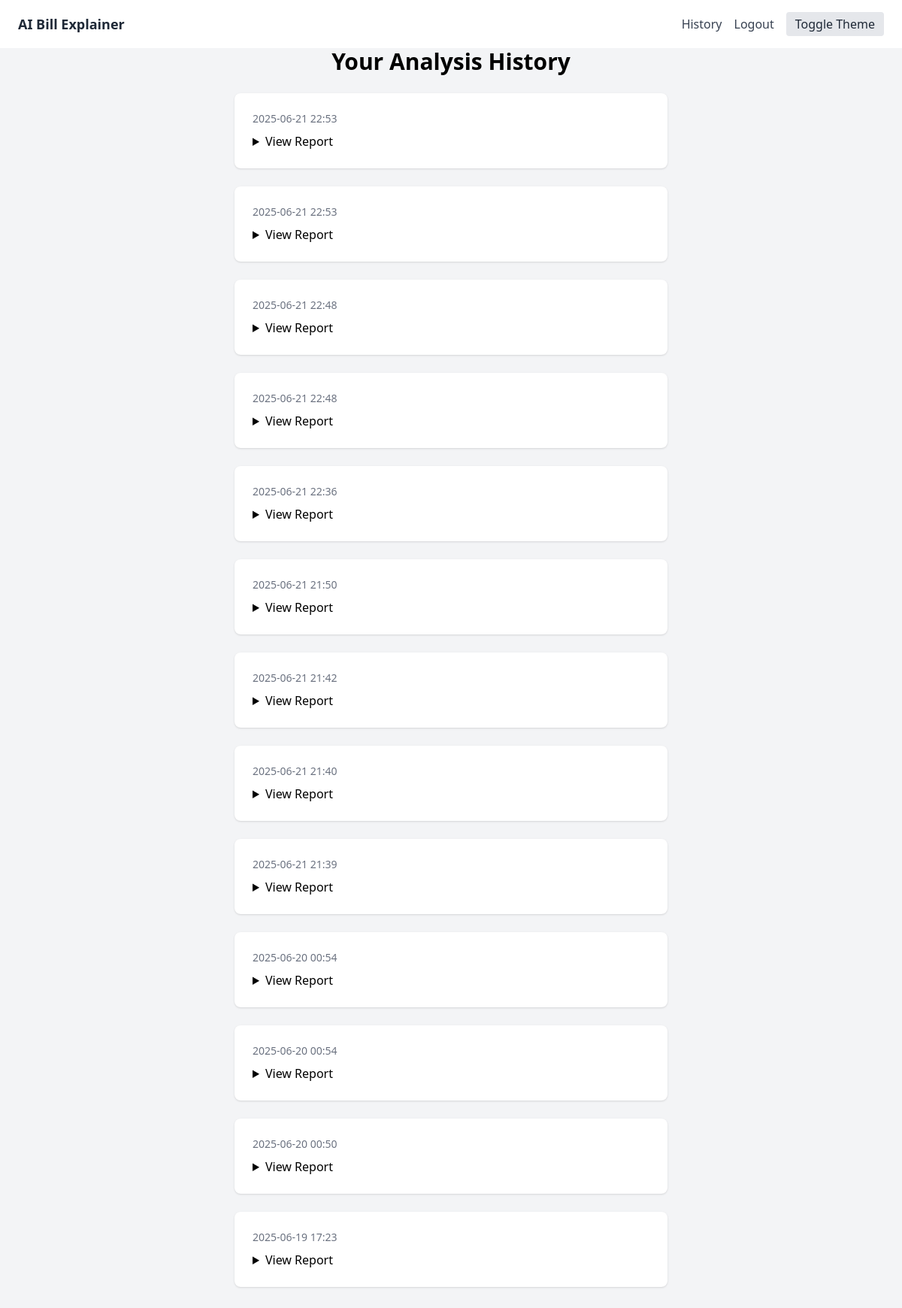
The page /history (signed in) on the database its author committed.
### app.py (models this page shows)
class Report(db.Model):
    id        = db.Column(db.Integer, primary_key=True)
    bill      = db.Column(db.Text, nullable=False)
    analysis  = db.Column(db.Text, nullable=False)
    timestamp = db.Column(db.DateTime, default=datetime.utcnow)
    user_id   = db.Column(db.Integer, db.ForeignKey("user.id"), nullable=False)

### app.py (the view)
@app.route("/history")
@login_required
def history():
    reports = Report.query \
                    .filter_by(user_id=current_user.id) \
                    .order_by(Report.timestamp.desc()) \
                    .all()
    return render_template("history.html", reports=reports)

### app.py (called while the page is built)
@login_manager.user_loader
def load_user(user_id):
    return User.query.get(int(user_id))

### templates/history.html (shortened to what this page needs)
{% extends "base.html" %}
{% block content %}
<div class="max-w-xl mx-auto space-y-6">
  <h1 class="text-3xl font-bold text-center">Your Analysis History</h1>
  {% for rpt in reports %}
  <div class="bg-white dark:bg-gray-800 p-6 rounded-lg shadow space-y-2">
    <div class="text-sm text-gray-500">{{ rpt.timestamp.strftime('%Y-%m-%d %H:%M') }}</div>
    <details class="cursor-pointer">
      <summary class="font-medium">View Report</summary>
    </details>
  </div>
  {% else %}
  <p class="text-center text-gray-600">No history yet—run an analysis first.</p>
  {% endfor %}
</div>
{% endblock %}

### templates/base.html (shortened to what this page needs)
<!DOCTYPE html>
<html lang="en">
<head>
  <script src="https://cdn.tailwindcss.com"></script>
</head>
<body class="bg-gray-100 dark:bg-gray-900 transition-colors">
  <nav class="flex items-center justify-between px-6 py-4 bg-white dark:bg-gray-800">
    <a href="{{ url_for('index') }}"
       class="text-lg font-bold text-gray-800 dark:text-gray-200">
      AI Bill Explainer
    </a>
    <div class="flex items-center space-x-4">
      {% if current_user.is_authenticated %}
        <a href="{{ url_for('history') }}"
           class="text-gray-700 dark:text-gray-300 hover:underline">History</a>
        <a href="{{ url_for('logout') }}"
           class="text-gray-700 dark:text-gray-300 hover:underline">Logout</a>
      {% else %}
        <a href="{{ url_for('login') }}"
           class="text-gray-700 dark:text-gray-300 hover:underline">Login</a>
        <a href="{{ url_for('register') }}"
           class="text-gray-700 dark:text-gray-300 hover:underline">Register</a>
      {% endif %}
      <button id="theme-toggle"
              class="px-3 py-1 rounded bg-gray-200 dark:bg-gray-700
                     text-gray-800 dark:text-gray-200">
        Toggle Theme
      </button>
    </div>
  </nav>
  <main class="min-h-screen">
    {% block content %}{% endblock %}
  </main>
</body>
</html>

### rows shown on the page
Report: timestamp "2025-06-21 22:53"
Report: timestamp "2025-06-21 22:53"
Report: timestamp "2025-06-21 22:48"
Report: timestamp "2025-06-21 22:48"
Report: timestamp "2025-06-21 22:36"
Report: timestamp "2025-06-21 21:50"
Report: timestamp "2025-06-21 21:42"
Report: timestamp "2025-06-21 21:40"
Report: timestamp "2025-06-21 21:39"
Report: timestamp "2025-06-20 00:54"
Report: timestamp "2025-06-20 00:54"
Report: timestamp "2025-06-20 00:50"
Report: timestamp "2025-06-19 17:23"
